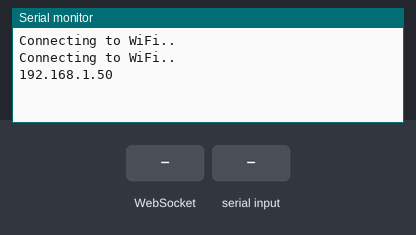
Recording of a sketch running on a simulated ESP8266 (NodeMCU). On the bench: the last lines printed to the serial monitor. The inputs (shaded band) are chosen by the test bench. WiFi joins after 1.5 s; servers stay silent unless stated; storage starts empty.

Above: at 3.2 s.
3.3 s: WebSocket text "1" received
At 3.7 s:
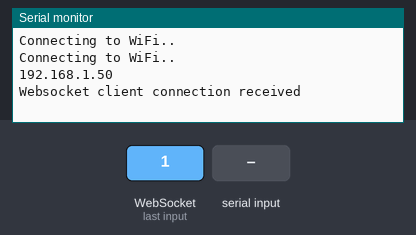
4.8 s: "1" received over Serial
At 7.7 s:
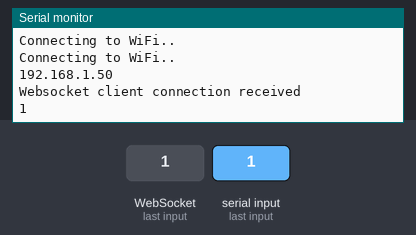

The sketch:

HTML_EXTERNAL.ino
```cpp
// Import required libraries
#include <ESP8266WiFi.h>
#include <ESPAsyncTCP.h>
#include <ESPAsyncWebServer.h>


//--------------------------
#include <string.h>
String tValue;//
String c ;
String b ;
String d ;

//-------------------------

#ifndef STASSID
#define STASSID "dbSoft" // Your WiFi SSID
#define STAPSK  "xVf5nTEN" //Your WiFi password
#endif

const char* ssid = STASSID;
const char* password = STAPSK;

AsyncWebServer server(80);
AsyncWebSocket ws("/ws");

AsyncWebSocketClient * globalClient = NULL;

void onWsEvent(AsyncWebSocket * server, AsyncWebSocketClient * client, AwsEventType type, void * arg, uint8_t *data, size_t len){

  if(type == WS_EVT_CONNECT){

     Serial.println("Websocket client connection received");
     globalClient = client;

  } else if(type == WS_EVT_DISCONNECT){

     Serial.println("Websocket client connection finished");
     globalClient = NULL;

  }
}

// Current time
unsigned long currentTime = millis();
// Previous time
unsigned long previousTime = 0;
// Define timeout time in milliseconds (example: 2000ms = 2s)
const long timeoutTime = 2000;
// Variable to store the HTTP request
String header;

float ctherm ;
void setup(){
  Serial.begin(115200);
  while (!Serial) {
    ; // wait for serial port to connect. Needed for native USB port only
  }

  if(!SPIFFS.begin()){
     Serial.print("An Error has occurred while mounting SPIFFS");
     return;
  }


  WiFi.begin(ssid, password);

  while (WiFi.status() != WL_CONNECTED) {
    delay(1000);
    Serial.println("Connecting to WiFi..");
  }

  Serial.println(WiFi.localIP());

  ws.onEvent(onWsEvent);
  server.addHandler(&ws);


//--------------------------------------------------------------------
   server.on("/", HTTP_GET, [](AsyncWebServerRequest *request){
    request->send(SPIFFS, "/ws.html", "text/html");
  });

//--------------------------------------------------------------------
 server.on("/ws", HTTP_GET, [](AsyncWebServerRequest *request){
    request->send(SPIFFS, "/ws.html", "text/html");
  });
server.on("/style.css", HTTP_GET, [](AsyncWebServerRequest *request){
    request->send(SPIFFS, "/style.css", "text/css");
  });
  server.on("/Photo-0004.jpg", HTTP_GET, [](AsyncWebServerRequest *request){
    request->send(SPIFFS, "/Photo-0004.jpg", "text/jpg");
  });
  server.on("/main.js", HTTP_GET, [](AsyncWebServerRequest *request){
    request->send(SPIFFS, "/main.js", "text/js");
  });
  server.begin();
}

void loop(){

     readSerial();

   delay(1000);// change this to larger value (1000 or more) if you don't need very often reading

   if(globalClient != NULL && globalClient->status() == WS_CONNECTED){
      //String randomNumber = String(random(0,20));
      String randomNumber = String(b) + "  Boiler:" + String(d) ;
      globalClient->text(randomNumber);
   }
   delay(1000);
}

void readSerial(){
  if (Serial.available()) {
      c =  Serial.readString() ;
      b = c.substring(0,5);
      d = c.substring(5);
     Serial.println( b  );
     Serial.print(d  );

   }
}
```

Measured:
- after the input at 3.3 s, the serial monitor: prints a new line at once (image 1)
- after the input at 4.8 s, the serial monitor: prints a new line after 2.2 s (image 2)
